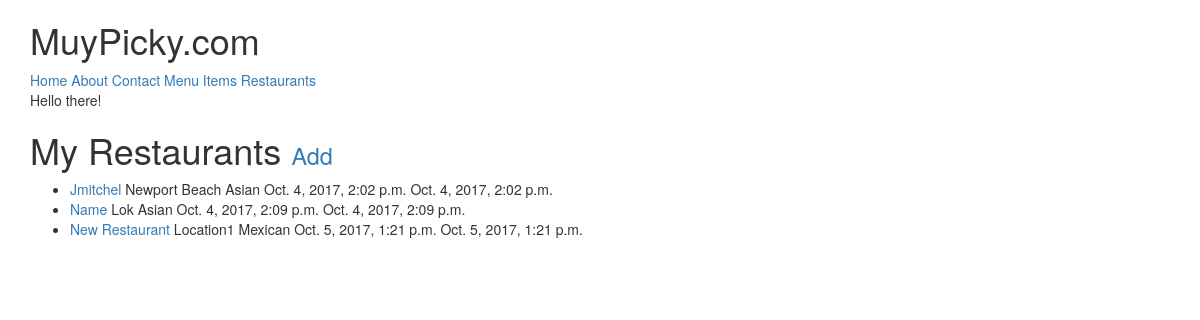
Before: /restaurants/ (signed in) with the older database file.
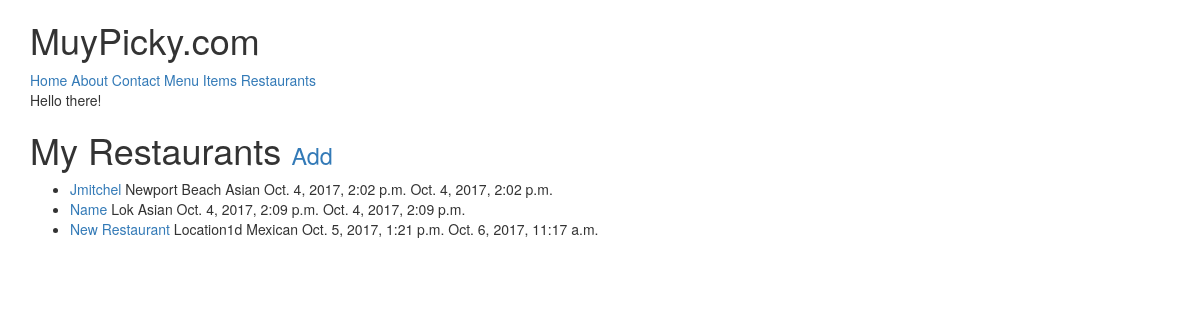
After: the same page with the newer database file.
### restaurants/models.py (models this page shows, shortened)
class RestaurantLocation(models.Model):
    owner       = models.ForeignKey(User) # Django Models Unleashed JOINCFE.com
    name        = models.CharField(max_length=120)
    location    = models.CharField(max_length=120, null=True, blank=True)
    category    = models.CharField(max_length=120, null=True, blank=True, validators=[validate_category])
    timestamp   = models.DateTimeField(auto_now_add=True)
    updated     = models.DateTimeField(auto_now=True)
    slug        = models.SlugField(null=True, blank=True)
    def get_absolute_url(self):
        return reverse('restaurants:detail', kwargs={'slug':self.slug})

### restaurants/views.py (the view)
class RestaurantListView(LoginRequiredMixin,ListView):
    def get_queryset(self):
        return RestaurantLocation.objects.filter(owner=self.request.user)

### restaurants/templates/restaurants/restaurantlocation_list.html (shortened to what this page needs)
{% extends "base.html" %}
{% block content %}
<h1>My Restaurants <small><a href="{% url 'restaurants:create' %}">Add</a></small></h1>
<ul>
{% for obj in object_list %}
    <li>
        <a href="{{ obj.get_absolute_url }}">{{ obj.name }}</a>
        {{ obj.location }}
        {{ obj.category }}
        {{ obj.timestamp }}
        {{ obj.updated }}
    </li>
{% empty %}
    <li><a href="{% url 'restaurants:create' %}">Add One</a></li>
{% endfor %}
</ul>
{% endblock %}

Changed rows visible on the page:
changed RestaurantLocation "New Restaurant": location "Location1" → "Location1d"; updated "Oct. 5, 2017, 1:21 p.m." → "Oct. 6, 2017, 11:17 a.m."
